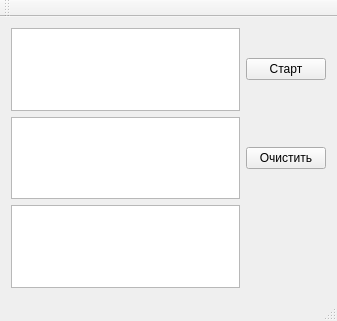
<?xml version="1.0" encoding="UTF-8"?>
<ui version="4.0">
 <class>MainWindow</class>
 <widget class="QMainWindow" name="MainWindow">
  <property name="geometry">
   <rect>
    <x>0</x>
    <y>0</y>
    <width>337</width>
    <height>321</height>
   </rect>
  </property>
  <property name="windowTitle">
   <string>MainWindow</string>
  </property>
  <widget class="QWidget" name="centralWidget">
   <layout class="QGridLayout" name="gridLayout">
    <item row="0" column="0">
     <widget class="QTextEdit" name="textEdit"/>
    </item>
    <item row="0" column="1">
     <widget class="QPushButton" name="pushButton">
      <property name="text">
       <string>Старт</string>
      </property>
     </widget>
    </item>
    <item row="1" column="0">
     <widget class="QTextBrowser" name="textBrowser"/>
    </item>
    <item row="1" column="1">
     <widget class="QPushButton" name="pushButton_2">
      <property name="text">
       <string>Очистить</string>
      </property>
     </widget>
    </item>
    <item row="2" column="0">
     <widget class="QTextBrowser" name="textBrowser_2"/>
    </item>
   </layout>
  </widget>
  <widget class="QMenuBar" name="menuBar">
   <property name="geometry">
    <rect>
     <x>0</x>
     <y>0</y>
     <width>337</width>
     <height>20</height>
    </rect>
   </property>
  </widget>
  <widget class="QToolBar" name="mainToolBar">
   <attribute name="toolBarArea">
    <enum>TopToolBarArea</enum>
   </attribute>
   <attribute name="toolBarBreak">
    <bool>false</bool>
   </attribute>
  </widget>
  <widget class="QStatusBar" name="statusBar"/>
 </widget>
 <layoutdefault spacing="6" margin="11"/>
 <resources/>
 <connections/>
</ui>
